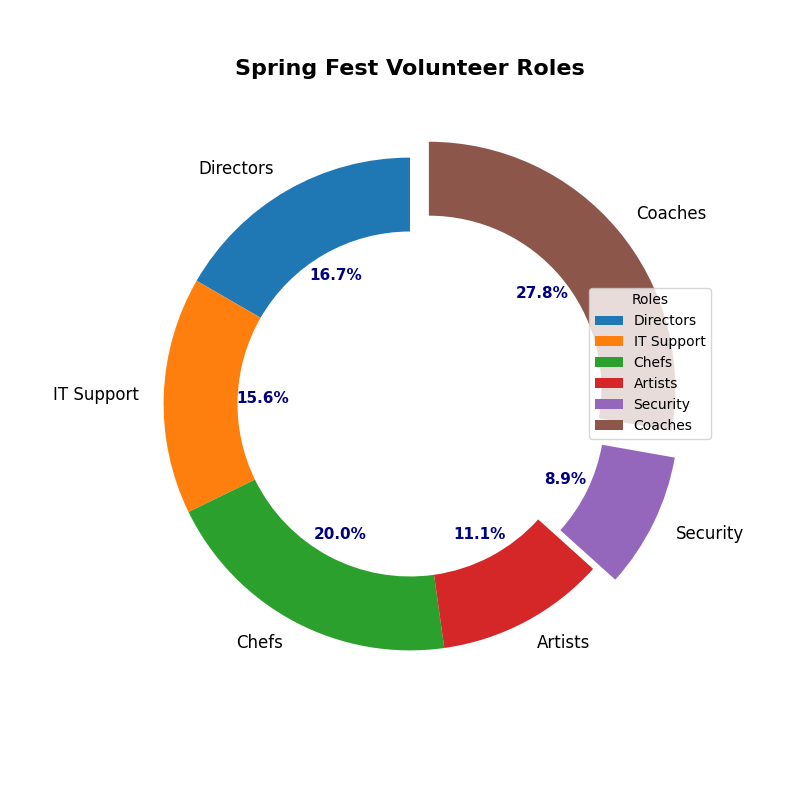

Write the Python code that produced this figure.
import matplotlib.pyplot as plt

volunteer_roles = ['Directors', 'IT Support', 'Chefs', 'Artists', 'Security', 'Coaches']
volunteer_counts = [15, 14, 18, 10, 8, 25]

# New color set
colors = ['#1f77b4', '#ff7f0e', '#2ca02c', '#d62728', '#9467bd', '#8c564b']

fig, ax = plt.subplots(figsize=(8, 8))
explode = (0, 0, 0, 0, 0.1, 0.1)

wedges, texts, autotexts = ax.pie(
    volunteer_counts,
    labels=volunteer_roles,
    colors=colors,
    autopct='%1.1f%%',
    startangle=90,
    explode=explode,
    shadow=False,
    wedgeprops=dict(width=0.3)  # Keeping the donut shape
)

for text in texts:
    text.set_fontsize(12)
    text.set_fontweight('regular')

for autotext in autotexts:
    autotext.set_fontsize(11)
    autotext.set_color('navy')
    autotext.set_fontweight('bold')

ax.set_title(
    "Spring Fest Volunteer Roles",
    fontsize=16, fontweight='bold', pad=15
)

ax.legend(
    wedges, volunteer_roles,
    title="Roles",
    loc="upper right",
    bbox_to_anchor=(1, 0.7)
)

ax.grid(visible=True)

plt.show()
